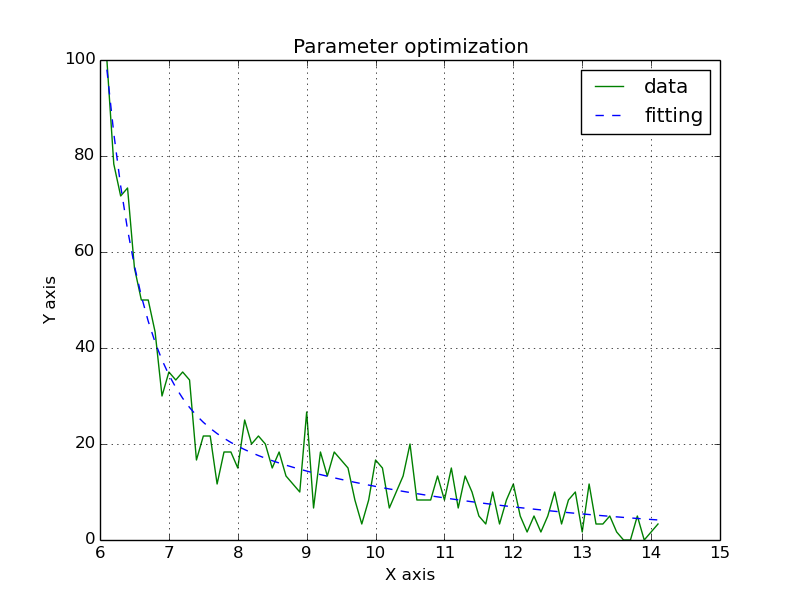

Generate this figure with Python:
from matplotlib import pylab
import scipy as sp
import scipy.optimize

readdatfile = open("average.dat",'r')
data = readdatfile.readlines()
readdatfile.close()

X = sp.zeros(89)
Y = sp.zeros(89)
for i in range(71,160):
    X[i-71], Y[i-71] = data[i].split('\t')
    X[i-71] = float(X[i-71])
    Y[i-71] = float(Y[i-71])

print 'X'
print X 
print 'Y'
print Y

def expFunc1(x, alpha, beta, gamma):
    return alpha * sp.exp(-(x-beta)/gamma)

def expFunc2(x, alpha1, beta, gamma1, alpha2, gamma2):
    return alpha1 * sp.exp(-(x-beta)/gamma1)  +  alpha2 * sp.exp(-(x-beta)/gamma2)

def expFunc3(x, alpha1, beta, gamma1, a, b):
    return alpha1 * sp.exp(-(x-beta)/gamma1)  +  a*x+b

def cost_fn1(param):
    return sum((expFunc1(x, *param)-y)**2 for x,y in zip(X,Y))

def cost_fn2(param):
    return sum((expFunc2(x, *param)-y)**2 for x,y in zip(X,Y))

def cost_fn3(param):
    return sum((expFunc3(x, *param)-y)**2 for x,y in zip(X,Y))


param_ini = [0.25, 11.9, 0.7, -1.06, 19.7]
param_fin = scipy.optimize.fmin(cost_fn3, param_ini)
print param_fin

pylab.plot(X,Y,'g', label='data', linewidth=1.0)

fX = X
fY = [expFunc3(x, *param_fin) for x in fX]
pylab.plot(fX, fY, 'b--', label = 'fitting', linewidth = 1.0)

pylab.xlabel('X axis')
pylab.ylabel('Y axis')
pylab.title('Parameter optimization')
pylab.legend()
pylab.grid(True)

pylab.savefig("fitting.png")
pylab.show()
